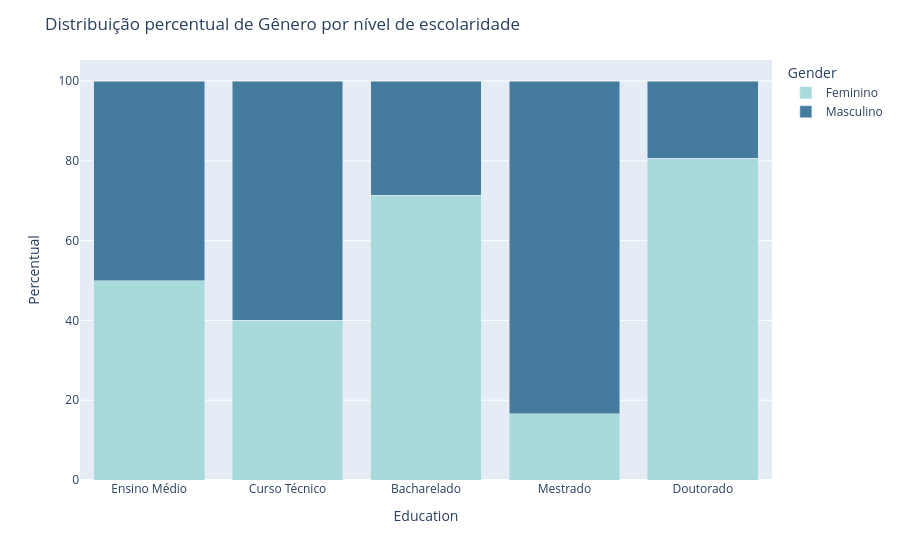

Source (notebook cell):
### Markdown cell above
### 3.2.8 Existe relação entre gênero e nível de escolaridade?

### Code cell
order_education = ["Ensino Médio", "Curso Técnico", "Bacharelado", "Mestrado", "Doutorado"]

# Calcular a porcentagem de cada categoria
df_grouped = df.groupby(['Education', 'Gender']).size().reset_index(name='count')
total_por_education = df_grouped.groupby('Education')['count'].transform('sum')
df_grouped['percent'] = (df_grouped['count'] / total_por_education) * 100

# Cria gráfico de barras empilhadas
fig = px.bar(df_grouped, x='Education', y='percent', color='Gender', barmode='stack',
             category_orders={"Education": order_education},
             labels={'Education': 'Nível de escolaridade', 'percent': 'Percentual', 'Gender': 'Gênero'},
             color_discrete_sequence=['#a8dadc', '#457b9d'])

fig.update_layout(title='Distribuição percentual de Gênero por nível de escolaridade',
                  xaxis_title='Education',
                  yaxis_title='Percentual',
                  legend_title='Gender')
fig.show()

### Figure 1 — Plotly figure (JSON) as saved in the notebook; plotly's stock layout.template omitted (floating-point values rounded to 4 significant figures)
{"data": [{"hovertemplate": "Gênero=Feminino<br>Nível de escolaridade=%{x}<br>Percentual=%{y}<extra></extra>", "legendgroup": "Feminino", "marker": {"color": "#a8dadc", "pattern": {"shape": ""}}, "name": "Feminino", "orientation": "v", "showlegend": true, "textposition": "auto", "type": "bar", "x": ["Bacharelado", "Curso Técnico", "Doutorado", "Ensino Médio", "Mestrado"], "xaxis": "x", "y": [71.43, 40.0, 80.65, 50.0, 16.67], "yaxis": "y"}, {"hovertemplate": "Gênero=Masculino<br>Nível de escolaridade=%{x}<br>Percentual=%{y}<extra></extra>", "legendgroup": "Masculino", "marker": {"color": "#457b9d", "pattern": {"shape": ""}}, "name": "Masculino", "orientation": "v", "showlegend": true, "textposition": "auto", "type": "bar", "x": ["Bacharelado", "Curso Técnico", "Doutorado", "Ensino Médio", "Mestrado"], "xaxis": "x", "y": [28.57, 60.0, 19.35, 50.0, 83.33], "yaxis": "y"}], "layout": {"barmode": "stack", "legend": {"title": {"text": "Gender"}, "tracegroupgap": 0}, "margin": {"t": 60}, "title": {"text": "Distribuição percentual de Gênero por nível de escolaridade"}, "xaxis": {"anchor": "y", "categoryarray": ["Ensino Médio", "Curso Técnico", "Bacharelado", "Mestrado", "Doutorado"], "categoryorder": "array", "domain": [0, 1], "title": {"text": "Education"}}, "yaxis": {"anchor": "x", "domain": [0, 1], "title": {"text": "Percentual"}}}}
